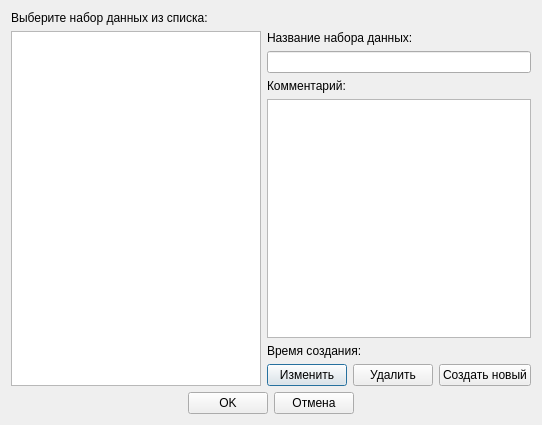
<?xml version="1.0" encoding="UTF-8"?>
<ui version="4.0">
 <class>DataSetDialog</class>
 <widget class="QDialog" name="DataSetDialog">
  <property name="geometry">
   <rect>
    <x>0</x>
    <y>0</y>
    <width>542</width>
    <height>425</height>
   </rect>
  </property>
  <property name="windowTitle">
   <string>Окно выбора набор данных</string>
  </property>
  <layout class="QVBoxLayout" name="verticalLayout_3">
   <item>
    <widget class="QLabel" name="label">
     <property name="text">
      <string>Выберите набор данных из списка:</string>
     </property>
    </widget>
   </item>
   <item>
    <layout class="QHBoxLayout" name="hor5">
     <item>
      <widget class="QListView" name="lstDataSet">
       <property name="editTriggers">
        <set>QAbstractItemView::NoEditTriggers</set>
       </property>
      </widget>
     </item>
     <item>
      <layout class="QVBoxLayout" name="verticalLayout_2">
       <item>
        <widget class="QLabel" name="label_4">
         <property name="text">
          <string>Название набора данных:</string>
         </property>
        </widget>
       </item>
       <item>
        <widget class="QLineEdit" name="txtName"/>
       </item>
       <item>
        <widget class="QLabel" name="label_5">
         <property name="text">
          <string>Комментарий:</string>
         </property>
        </widget>
       </item>
       <item>
        <widget class="QPlainTextEdit" name="txtComment"/>
       </item>
       <item>
        <layout class="QHBoxLayout" name="horizontalLayout_4">
         <item>
          <widget class="QLabel" name="lblLabelDate">
           <property name="sizePolicy">
            <sizepolicy hsizetype="Minimum" vsizetype="Preferred">
             <horstretch>0</horstretch>
             <verstretch>0</verstretch>
            </sizepolicy>
           </property>
           <property name="text">
            <string>Время создания:</string>
           </property>
          </widget>
         </item>
         <item>
          <widget class="QLabel" name="lblDate">
           <property name="sizePolicy">
            <sizepolicy hsizetype="Expanding" vsizetype="Preferred">
             <horstretch>0</horstretch>
             <verstretch>0</verstretch>
            </sizepolicy>
           </property>
           <property name="text">
            <string/>
           </property>
           <property name="textFormat">
            <enum>Qt::PlainText</enum>
           </property>
          </widget>
         </item>
        </layout>
       </item>
       <item>
        <layout class="QHBoxLayout" name="hor6">
         <item>
          <widget class="QPushButton" name="btnChange">
           <property name="text">
            <string>Изменить</string>
           </property>
          </widget>
         </item>
         <item>
          <widget class="QPushButton" name="btnDelete">
           <property name="text">
            <string>Удалить</string>
           </property>
          </widget>
         </item>
         <item>
          <widget class="QPushButton" name="btnNew">
           <property name="text">
            <string>Создать новый</string>
           </property>
          </widget>
         </item>
        </layout>
       </item>
      </layout>
     </item>
    </layout>
   </item>
   <item>
    <layout class="QHBoxLayout" name="hor4">
     <item>
      <spacer name="horizontalSpacer_3">
       <property name="orientation">
        <enum>Qt::Horizontal</enum>
       </property>
       <property name="sizeHint" stdset="0">
        <size>
         <width>40</width>
         <height>20</height>
        </size>
       </property>
      </spacer>
     </item>
     <item>
      <widget class="QPushButton" name="btnOk">
       <property name="text">
        <string>OK</string>
       </property>
      </widget>
     </item>
     <item>
      <widget class="QPushButton" name="btnCancel">
       <property name="text">
        <string>Отмена</string>
       </property>
      </widget>
     </item>
     <item>
      <spacer name="horizontalSpacer_4">
       <property name="orientation">
        <enum>Qt::Horizontal</enum>
       </property>
       <property name="sizeHint" stdset="0">
        <size>
         <width>40</width>
         <height>20</height>
        </size>
       </property>
      </spacer>
     </item>
    </layout>
   </item>
  </layout>
 </widget>
 <resources/>
 <connections>
  <connection>
   <sender>btnOk</sender>
   <signal>clicked()</signal>
   <receiver>DataSetDialog</receiver>
   <slot>slotOk()</slot>
   <hints>
    <hint type="sourcelabel">
     <x>228</x>
     <y>404</y>
    </hint>
    <hint type="destinationlabel">
     <x>28</x>
     <y>404</y>
    </hint>
   </hints>
  </connection>
  <connection>
   <sender>btnCancel</sender>
   <signal>clicked()</signal>
   <receiver>DataSetDialog</receiver>
   <slot>slotCancel()</slot>
   <hints>
    <hint type="sourcelabel">
     <x>321</x>
     <y>406</y>
    </hint>
    <hint type="destinationlabel">
     <x>422</x>
     <y>402</y>
    </hint>
   </hints>
  </connection>
  <connection>
   <sender>btnChange</sender>
   <signal>clicked()</signal>
   <receiver>DataSetDialog</receiver>
   <slot>slotUpdate()</slot>
   <hints>
    <hint type="sourcelabel">
     <x>322</x>
     <y>366</y>
    </hint>
    <hint type="destinationlabel">
     <x>386</x>
     <y>412</y>
    </hint>
   </hints>
  </connection>
  <connection>
   <sender>btnDelete</sender>
   <signal>clicked()</signal>
   <receiver>DataSetDialog</receiver>
   <slot>slotDelete()</slot>
   <hints>
    <hint type="sourcelabel">
     <x>398</x>
     <y>370</y>
    </hint>
    <hint type="destinationlabel">
     <x>477</x>
     <y>412</y>
    </hint>
   </hints>
  </connection>
  <connection>
   <sender>btnNew</sender>
   <signal>clicked()</signal>
   <receiver>DataSetDialog</receiver>
   <slot>slotAddNew()</slot>
   <hints>
    <hint type="sourcelabel">
     <x>477</x>
     <y>372</y>
    </hint>
    <hint type="destinationlabel">
     <x>522</x>
     <y>402</y>
    </hint>
   </hints>
  </connection>
 </connections>
 <slots>
  <slot>slotChangeDataSet()</slot>
  <slot>slotOk()</slot>
  <slot>slotCancel()</slot>
  <slot>slotUpdate()</slot>
  <slot>slotDelete()</slot>
  <slot>slotAddNew()</slot>
 </slots>
</ui>
